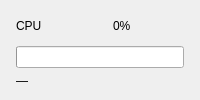
          <widget class="QFrame" name="card_cpu_usage">
           <property name="frameShape">
            <enum>QFrame::NoFrame</enum>
           </property>
           <layout class="QVBoxLayout" name="layout_card_cpu">
            <property name="spacing">
             <number>6</number>
            </property>
            <property name="leftMargin">
             <number>16</number>
            </property>
            <property name="topMargin">
             <number>12</number>
            </property>
            <property name="rightMargin">
             <number>16</number>
            </property>
            <property name="bottomMargin">
             <number>12</number>
            </property>
            <item>
             <layout class="QHBoxLayout">
              <item>
               <widget class="QLabel" name="lbl_cpu_title">
                <property name="text">
                 <string>CPU</string>
                </property>
               </widget>
              </item>
              <item>
               <spacer>
                <property name="orientation">
                 <enum>Qt::Vertical</enum>
                </property>
                <property name="sizeHint" stdset="0">
                 <size>
                  <width>20</width>
                  <height>20</height>
                 </size>
                </property>
               </spacer>
              </item>
              <item>
               <widget class="QLabel" name="lbl_cpu_value">
                <property name="text">
                 <string>0%</string>
                </property>
               </widget>
              </item>
             </layout>
            </item>
            <item>
             <widget class="QProgressBar" name="progress_cpu_card">
              <property name="minimum">
               <number>0</number>
              </property>
              <property name="maximum">
               <number>100</number>
              </property>
              <property name="value">
               <number>0</number>
              </property>
              <property name="textVisible">
               <bool>false</bool>
              </property>
             </widget>
            </item>
            <item>
             <widget class="QLabel" name="lbl_cpu_status">
              <property name="text">
               <string>—</string>
              </property>
             </widget>
            </item>
           </layout>
          </widget>
